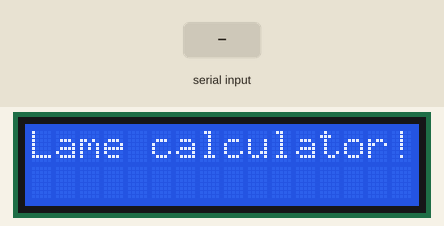
Bench run of a program on a simulated Arduino Uno, built with avr-gcc and run on an emulated ATmega328P. On the bench: 16×2 character LCD. The test bench sets the inputs (shaded band). What the program prints to the serial monitor is not drawn.

Above: at 1.2 s.
1.3 s: "90/45\n" received over Serial
At 2.6 s:
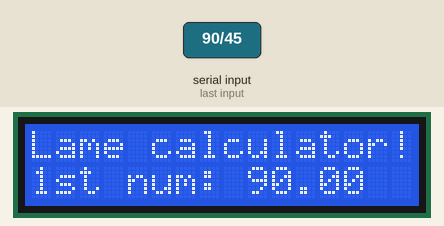
At 4.2 s:
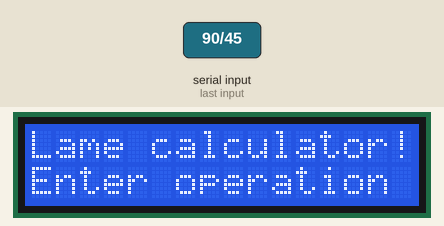
4.3 s: "*" received over Serial
At 7.3 s:
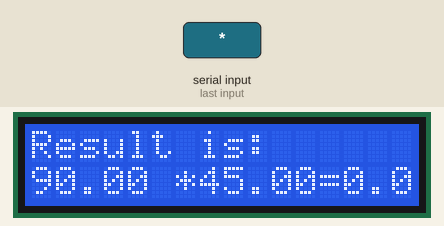
Timing chart, 0 to 8.8 s (numbered marks = the images above; inputs shaded):
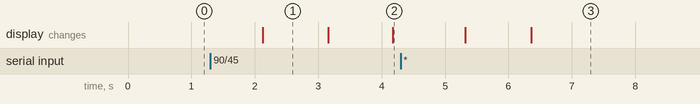

The program:

main.cpp
```cpp
#include <Arduino.h>
#include <LiquidCrystal_I2C.h>

// ask user for input from the LCD.
// user enters in the Serial monitor
// 2 numbers and the operation

/*
With the I2C module in LCD, we need just 4 pins
only the 4 pins need to be connected.
GND to gnd
VCC to 5V,
SDA to A4, SCL to A5
*/

LiquidCrystal_I2C lcd(0x27, 16,2);// 16 cols and 2 rows
// 0x27 since in my I2C, all 2 pins A0, A1 and A2 are not joined i.e. 0,0,0 refer image I2C_Address.JPG

float num1;
float num2;
float result;
String operation;

void setup() {
lcd.init();
lcd.backlight();
Serial.begin(9600);
}

void loop() {
lcd.setCursor(0,0);
lcd.print("Lame calculator!");
delay(2000);
lcd.setCursor(0,1);
lcd.print("Enter 1st Num   ");
Serial.println("Enter the 1st Num");
while(Serial.available()==0){
    }
num1= Serial.parseFloat();
Serial.print("1st number given: ");
Serial.println(num1);
lcd.setCursor(0,1);
lcd.print(("1st num: "+String(num1)+"         "));// added spaces at end to clear the previous string
delay(1000);
//=========
lcd.setCursor(0,1);
lcd.print("Enter 2nd Num   ");
Serial.println("Enter the 2nd Num");
while(Serial.available()==0){
    }
num2= Serial.parseFloat();
Serial.print("2nd number given: ");
Serial.println(num2);
lcd.setCursor(0,1);
lcd.print(("2nd num: "+String(num2)+"         "));// added spaces at end to clear the previous string
delay(1000);
//=========
lcd.setCursor(0,1);
lcd.print("Enter operation   ");
Serial.println("Enter the operation one of (+, -, /, *)");
while(Serial.available()==0){
    }
operation= Serial.readString();
Serial.print("Operand given is: ");
Serial.println(operation);
lcd.setCursor(0,1);
lcd.print(("Operand: "+operation+"         "));// added spaces at end to clear the previous string
delay(1000);
//=====
lcd.setCursor(0,0);
lcd.print("Result is:         ");
Serial.println("Result is: ");
if (operation=="+"){
result= num1+num2;
}
else if (operation=="-"){
result= num1-num2;
}
else if (operation=="*"){
result= num1*num2;
}
else if (operation=="/"){
result= num1/num2;
}

Serial.println(String(num1)+ operation+ String(num2)+"= "+ String(result) );
lcd.setCursor(0,1);
lcd.print(String(num1)+ operation+ String(num2)+"="+ String(result)+"        ");// added spaces at end to clear the previous string
delay(10000);
lcd.setCursor(0,1);
lcd.print("Thank You!     ");
}
```

Measured:
- after the input at 1.3 s, the display: changes after 0.82 s (image 1)
- after the input at 4.3 s, the display: first changes after 1.0 s (image 3 shows a later state)
- what the display in image 1 shows lasts 1.1 s, from 2.1 s to 3.2 s
